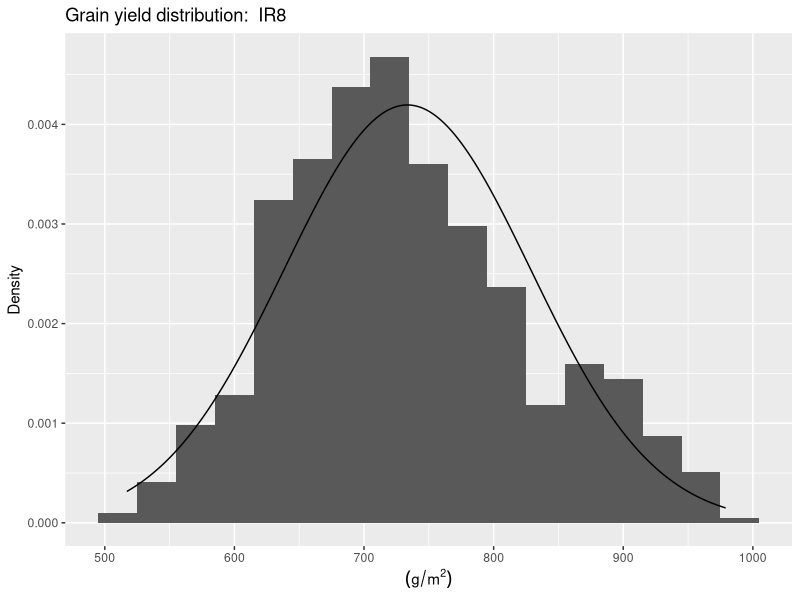
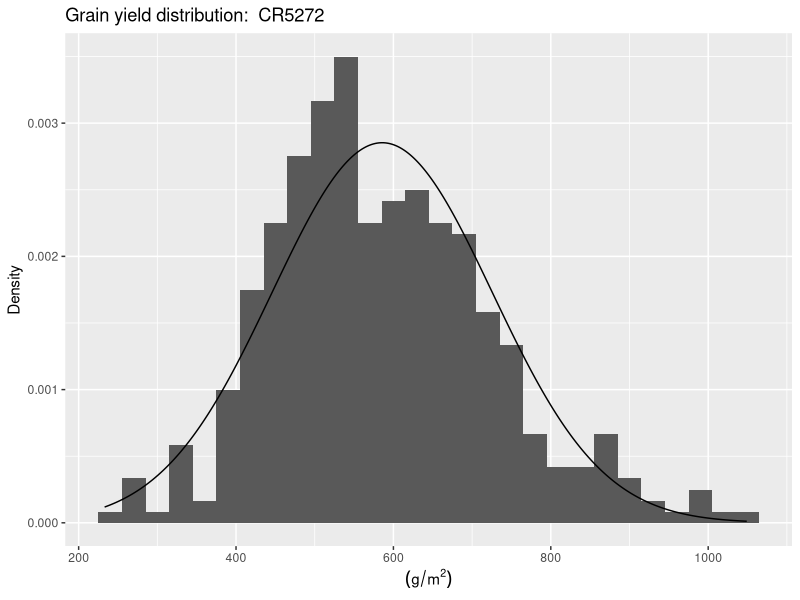
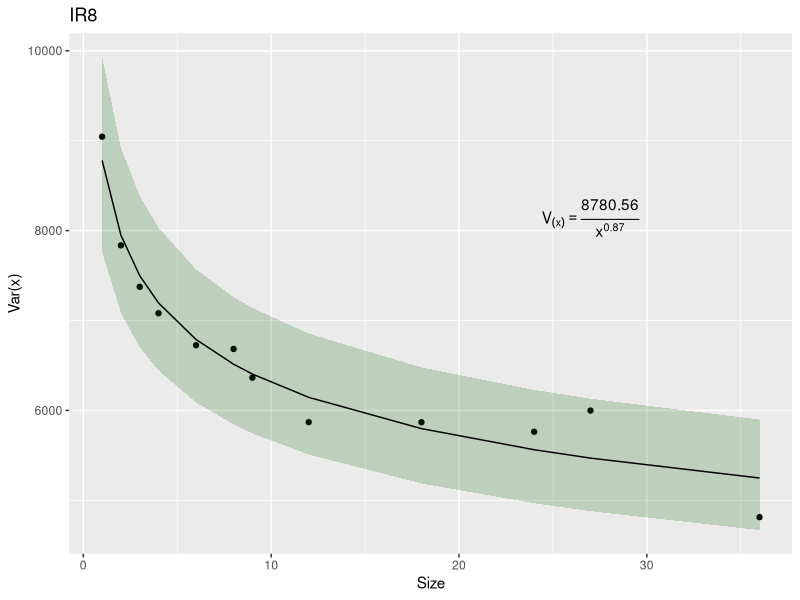
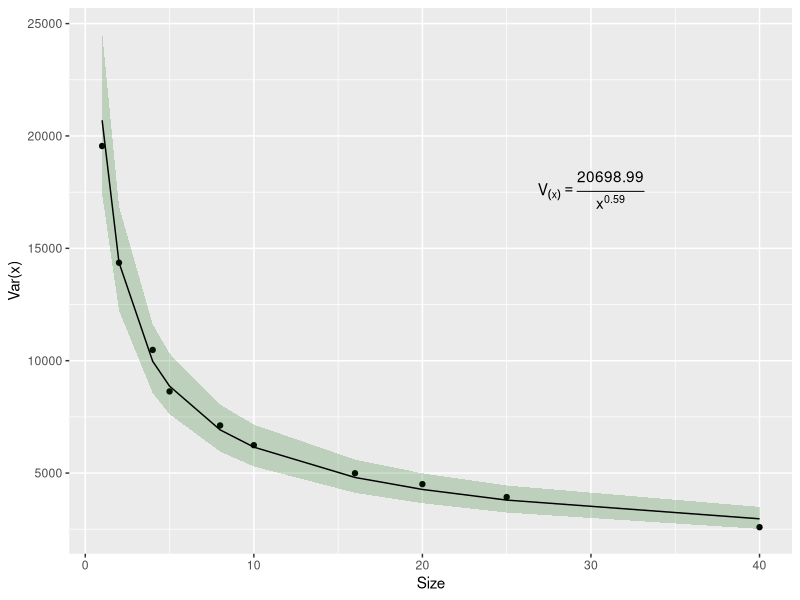

Here is the R script that generated these plots, in order:
# Supporting functions & graphs

# Loading packages

library(ggplot2)


IR8 <- read.csv(file = "data/rice_long.csv")
CR5272 <- read.csv(file = "data/cr_rice_long.csv")

# Convert to numeric values
con_number <- function(rice_var){
  rice_var$Row <- as.numeric(substr(rice_var$Row, start = 3, stop = 4))
  rice_var$Column <- as.numeric(substr(rice_var$Column, start = 3, stop = 4))
  return(rice_var) 
}

# Table of plot size and shape of the plot

shape_plot <- function(rice_var){
  rice_var_num <- con_number(rice_var)
  rice_col <- length(unique(rice_var_num$Column))
  rice_row <- length(unique(rice_var_num$Row))
  
  tab_var <- expand.grid(Width = 1:floor(rice_row/2),
                         Length=1:floor(rice_col/2))
  tab_var$op_plot <- (rice_col*rice_row)%%(tab_var$Width*tab_var$Length) == 0
  
  
  tab_var2 <- tab_var[tab_var$op_plot,]
  tab_var2$Size <- tab_var2$Width * tab_var2$Length
  tab_var2$Plots_num <- rice_col * rice_row / tab_var2$Size
  
  tab_var2 <- tab_var2[, c('Size', 'Width', 'Length', 'Plots_num')]

  row.names(tab_var2) <- NULL
  
  return(tab_var2)
  
}


# Function to transform the plot to a bigger subplot

subplot_tab <- function(c_width, c_length, rice_var){
  rice_var_num <- con_number(rice_var)
  
  rice_var_num$New_row <- ceiling(rice_var_num$Row/c_width)
  rice_var_num$New_col <- ceiling(rice_var_num$Column/c_length)
  
  
  sum_rice_var_num <- 
    aggregate(rice_var_num$value,
              by = list(rice_var_num$New_row, rice_var_num$New_col),
              FUN = "sum")
  
  return(sum_rice_var_num)
}


# Subplot simulation by each with and length combination

subplot_sim <- function(c_width, c_length, rice_var){
  rice_var_num <- con_number(rice_var)
  
  sum_rice_var_num <- subplot_tab(c_width, c_length, rice_var)
  
  Var_x <- var(sum_rice_var_num$x)
  
  Var_x_unit <- Var_x/(c_width*c_length)^2
  
  resdf <- data.frame(Var_x = Var_x, 
                      Var_x_unit = Var_x_unit,
                      CV = sqrt(Var_x_unit)/mean(rice_var_num$value)*100)
  
  return(resdf)
}

# Uniformity table

raw_unif_table <- function(rice_var){
  shape_df <- shape_plot(rice_var)
  
  var_list <- apply(shape_df, MARGIN = 1,
                    function(x) {subplot_sim(x[2], x[3], rice_var)}) 
    var_table <- as.data.frame(t(sapply(var_list, FUN = cbind)))
  
  res_table <- cbind(shape_df, var_table)
  
  return(res_table)
}


# Makes an F-test or a Bartlett-test and returns
# the proper variance
subplot_test <- function(size_plot, rice_var, raw_unif){
  rice_var_num <- con_number(rice_var)
  filt_raw <- raw_unif[raw_unif$Size == size_plot,]
  
  shape_list <- lapply(1:nrow(filt_raw), function(dim_row){
    res_shape <- subplot_tab(filt_raw$Width[dim_row],
                             filt_raw$Length[dim_row],
                             rice_var)
    res_shape$Shape <- paste0(filt_raw$Width[dim_row],
                              "x",
                              filt_raw$Length[dim_row])
    return(res_shape)
  }  )
  
  shape_red <- Reduce(rbind, shape_list)
  
  # Test section
  if(length(unique(shape_red$Shape)) > 2) {
    res_test <- bartlett.test(x ~ Shape, data = shape_red)
  } else {
    res_test <- var.test(x ~ Shape, data = shape_red)
  }
  
  # Selection of the proper value of variance

  if(res_test$p.value >= 0.05) {
    # res_df <- filt_raw
    res_df <- filt_raw[1,]
    res_df$Var_x[[1]] <- mean(unlist(filt_raw$Var_x))
    res_df$Var_x_unit[[1]] <- mean(unlist(filt_raw$Var_x_unit))
    res_df$CV[[1]] <- mean(unlist(filt_raw$CV))
      
  } else {
    plain_Var_X <- unlist(filt_raw$Var_x)
    res_df <- filt_raw[filt_raw$Var_x == min(plain_Var_X),]
  }
  
  return(res_df)
}


# Reducing Raw uniformity calculations to low variance shapes

unif_sel <- function(rice_var){
  
  raw_unif <- raw_unif_table(rice_var)
  
  vec_size <- unique(raw_unif$Size)
  sel_unif <- lapply(vec_size, 
                     function(size_shape) {
                       if(sum(raw_unif$Size == size_shape) == 1) {
                         raw_unif[raw_unif$Size == size_shape,]
                       } else {
                         subplot_test(size_shape, rice_var, raw_unif) 
                       }
                     })
  sel_df <- Reduce(rbind, sel_unif)
  sel_df2 <- sel_df[(sel_df$Plots_num/max(sel_df$Plots_num)) > 0.02,]
  
  
  return(sel_df2)
}

raw_unif_table(IR8)
unif_sel(IR8)

raw_unif_table(CR5272)
unif_sel(CR5272)

# Rice plot graphic

gr_rice_plot <- function(rice_var, gradset){
  
  rice_var2 <- con_number(rice_var)
  
  
  rice_pl <- ggplot(data = rice_var2,
                    mapping = aes(x = Column,
                                  y = Row,
                                  fill = value)) +
    geom_raster() + 
    scale_y_reverse() +
    scale_fill_gradient(name = expression((g/m^2)), 
                        low = gradset[1], high = gradset[2]) +
    ggtitle(paste("Grain yield: ", deparse(substitute(rice_var))))
  
  
  return(rice_pl)
}


# Create a scatterplot with an lm smooth

gr_lm <- function(unif_data){
  
  # Modeling Part
  unif_data$Var_x_unit <- unlist(unif_data$Var_x_unit)
  mod_smith <- lm(log(Var_x_unit) ~ log(Size), data = unif_data)
  pred_vec <- predict(mod_smith, interval = "prediction")
  unif_data <- cbind(unif_data, exp(pred_vec))
  
  # Equation labeling
  label_eq <-
    substitute(V[(x)] == over(b, x^m),
               list(b = unname(round(exp(coef(mod_smith)[1]), digits = 2)),
                    m = unname(round(exp(coef(mod_smith)[2]), digits = 2))
                    ))
  
  # Graphing part
  var_base <- ggplot(unif_data, 
                      mapping = aes(x = Size, y = Var_x_unit))
  
  var_final <- var_base + geom_point() +
    geom_ribbon(mapping = aes(ymin = lwr, ymax = upr),
                fill = "darkgreen", alpha = 0.2) +
    geom_line(mapping = aes(y = fit)) +
    ylab("Var(x)") +
    annotate("text",
             x = max(unif_data$Size)*(3/4),
             y = max(unif_data$Var_x_unit)*(9/10),
             label = as.character(as.expression(label_eq)), parse = TRUE)
  
  return(var_final)
}

gr_rice_hist <- function(rice_var){
  
  # rice_var2 <- con_number(rice_var)
  value_hist <- round(min(rice_var$value), 1):round(max(rice_var$value), 1)
  norm_hist <- dnorm(x = value_hist, 
                     mean = mean(rice_var$value), 
                     sd = sd(rice_var$value))
  
  df_hist <- data.frame(x = value_hist, y = norm_hist)
  
  rice_pl <- ggplot(data = rice_var,
                    mapping = aes(x = value,
                                  y = ..density..)) +
    geom_histogram(binwidth = 30) + 
    geom_line(df_hist, mapping = aes(x, y)) +
    ggtitle(paste("Grain yield distribution: ",
                  deparse(substitute(rice_var)))) +
    ylab("Density") +
    xlab(expression((g/m^2)) ) 
  
  
  return(rice_pl)
}

gr_rice_hist(IR8)
gr_rice_hist(CR5272)


# gr_rice_plot(IR8, c("LightGreen", "DarkGreen"))
# gr_rice_plot(CR5272, c("LightGreen", "DarkGreen"))

gr_lm(unif_sel(IR8)) + ggtitle("IR8")
gr_lm(unif_sel(CR5272))


